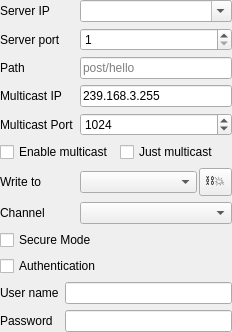
<?xml version="1.0" encoding="UTF-8"?>
<ui version="4.0">
 <class>SocketUi</class>
 <widget class="QWidget" name="SocketUi">
  <property name="geometry">
   <rect>
    <x>0</x>
    <y>0</y>
    <width>232</width>
    <height>328</height>
   </rect>
  </property>
  <property name="windowTitle">
   <string notr="true">Form</string>
  </property>
  <layout class="QGridLayout" name="gridLayout">
   <property name="leftMargin">
    <number>0</number>
   </property>
   <property name="topMargin">
    <number>0</number>
   </property>
   <property name="rightMargin">
    <number>0</number>
   </property>
   <property name="bottomMargin">
    <number>0</number>
   </property>
   <item row="7" column="0">
    <widget class="QLabel" name="labelWriteTo">
     <property name="text">
      <string>Write to</string>
     </property>
    </widget>
   </item>
   <item row="2" column="0">
    <widget class="QLabel" name="labelPath">
     <property name="text">
      <string>Path</string>
     </property>
    </widget>
   </item>
   <item row="7" column="1">
    <layout class="QHBoxLayout" name="horizontalLayout">
     <property name="spacing">
      <number>2</number>
     </property>
     <item>
      <widget class="QComboBox" name="comboBoxWriteTo"/>
     </item>
     <item>
      <widget class="QToolButton" name="toolButtonDisconnectAllClient">
       <property name="toolTip">
        <string>Disconnect all clients</string>
       </property>
       <property name="text">
        <string notr="true">⛓️‍💥</string>
       </property>
      </widget>
     </item>
    </layout>
   </item>
   <item row="3" column="1">
    <widget class="QLineEdit" name="lineEditMulticastIp">
     <property name="text">
      <string notr="true">239.168.3.255</string>
     </property>
    </widget>
   </item>
   <item row="11" column="0" colspan="2">
    <widget class="QCheckBox" name="checkBoxAuthentication">
     <property name="text">
      <string>Authentication</string>
     </property>
    </widget>
   </item>
   <item row="0" column="0">
    <widget class="QLabel" name="labelServerIp">
     <property name="sizePolicy">
      <sizepolicy hsizetype="Fixed" vsizetype="Preferred">
       <horstretch>0</horstretch>
       <verstretch>0</verstretch>
      </sizepolicy>
     </property>
     <property name="text">
      <string>Server IP</string>
     </property>
    </widget>
   </item>
   <item row="9" column="0">
    <widget class="QLabel" name="labelChannel">
     <property name="text">
      <string>Channel</string>
     </property>
    </widget>
   </item>
   <item row="4" column="1">
    <widget class="QSpinBox" name="spinBoxMulticastPort">
     <property name="maximum">
      <number>65535</number>
     </property>
     <property name="value">
      <number>1024</number>
     </property>
    </widget>
   </item>
   <item row="0" column="1">
    <widget class="QComboBox" name="comboBoxServerIp">
     <property name="editable">
      <bool>true</bool>
     </property>
    </widget>
   </item>
   <item row="5" column="0" colspan="2">
    <layout class="QHBoxLayout" name="horizontalLayout_2">
     <item>
      <widget class="QCheckBox" name="checkBoxEnableMulticast">
       <property name="text">
        <string>Enable multicast</string>
       </property>
      </widget>
     </item>
     <item>
      <widget class="QCheckBox" name="checkBoxJustMulticast">
       <property name="text">
        <string>Just multicast</string>
       </property>
      </widget>
     </item>
    </layout>
   </item>
   <item row="9" column="1">
    <widget class="QComboBox" name="comboBoxChannel"/>
   </item>
   <item row="2" column="1">
    <widget class="QLineEdit" name="lineEditPath">
     <property name="placeholderText">
      <string>post/hello</string>
     </property>
    </widget>
   </item>
   <item row="10" column="0" colspan="2">
    <widget class="QCheckBox" name="checkBoxSecureMode">
     <property name="text">
      <string>Secure Mode</string>
     </property>
    </widget>
   </item>
   <item row="4" column="0">
    <widget class="QLabel" name="labelMulticastPort">
     <property name="text">
      <string>Multicast Port</string>
     </property>
    </widget>
   </item>
   <item row="3" column="0">
    <widget class="QLabel" name="labelMulticastIp">
     <property name="text">
      <string>Multicast IP</string>
     </property>
    </widget>
   </item>
   <item row="1" column="0">
    <widget class="QLabel" name="labelServerPort">
     <property name="sizePolicy">
      <sizepolicy hsizetype="Fixed" vsizetype="Preferred">
       <horstretch>0</horstretch>
       <verstretch>0</verstretch>
      </sizepolicy>
     </property>
     <property name="text">
      <string>Server port</string>
     </property>
    </widget>
   </item>
   <item row="1" column="1">
    <widget class="QSpinBox" name="spinBoxServerPort">
     <property name="minimum">
      <number>1</number>
     </property>
     <property name="maximum">
      <number>65535</number>
     </property>
    </widget>
   </item>
   <item row="12" column="0" colspan="2">
    <layout class="QGridLayout" name="gridLayout_2">
     <item row="0" column="0">
      <widget class="QLabel" name="labelUser">
       <property name="text">
        <string>User name</string>
       </property>
      </widget>
     </item>
     <item row="0" column="1">
      <widget class="QLineEdit" name="lineEditUser"/>
     </item>
     <item row="1" column="0">
      <widget class="QLabel" name="labelPassword">
       <property name="text">
        <string>Password</string>
       </property>
      </widget>
     </item>
     <item row="1" column="1">
      <widget class="QLineEdit" name="lineEditPassword"/>
     </item>
    </layout>
   </item>
  </layout>
 </widget>
 <resources/>
 <connections/>
</ui>
